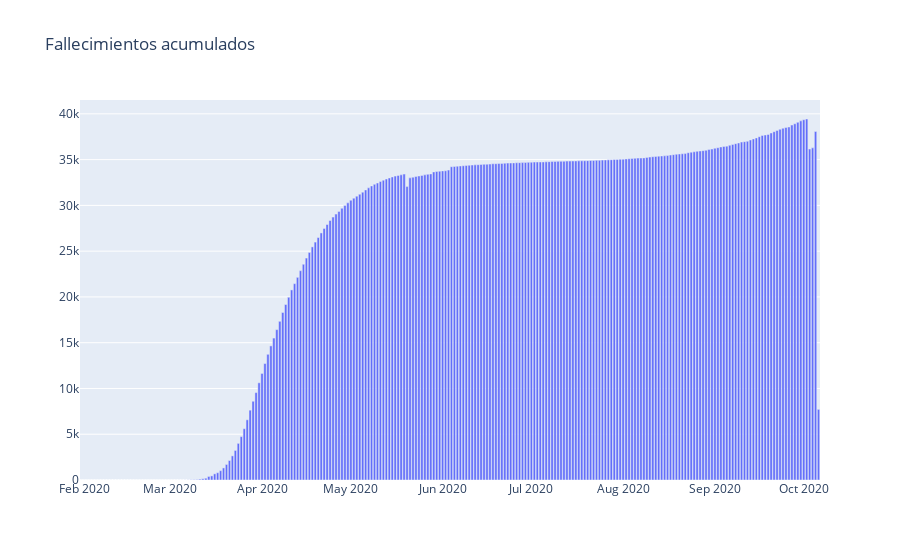

Notebook cell for this chart:
### Markdown cell above
Durante la primera ola, se alcanzaron cifras diarias de más de 1000 muertos diarios positivos por COVID. Gracias al confinamiento, estas cifras fueron dismuyendo lentamente durante mayo y junio, llegando a su mínimo durante el verano. Una vez los contagios e infectados vuelven a incrementarse a finales de agosto, los fallecidos empiezan a aumentar también.

### Code cell
fig = go.Figure(data=[go.Bar(x=spain['date'], y=spain['deceased'])], layout=go.Layout(title=go.layout.Title(text='Fallecimientos acumulados')))
fig.show()

### Figure 1 — Plotly figure (JSON) as saved in the notebook; plotly's stock layout.template omitted (floating-point values rounded to 4 significant figures; data arrays with more than 128 entries replaced by an {"elided": "..."} marker saying what was removed)
{"data": [{"type": "bar", "x": {"elided": "250 str values"}, "y": {"elided": "250 int values"}}], "layout": {"title": {"text": "Fallecimientos acumulados"}}}
